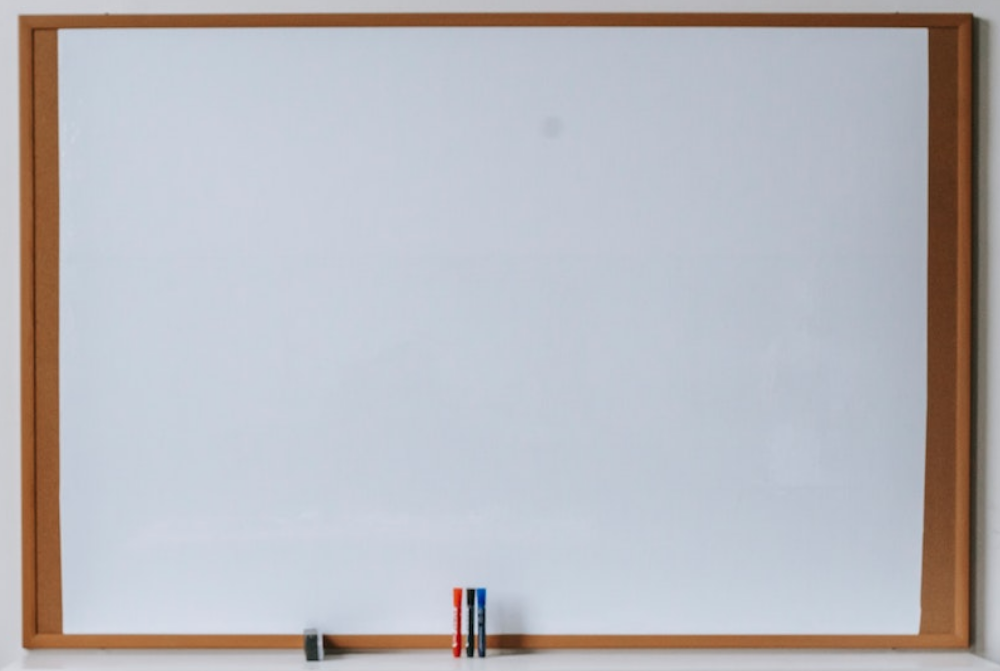
#> input picture whiteboard.png, 1000 x 671 px
$ python drawing.py
#> lines starting #> are read from the running program, lines starting #| are printed output that depends on the picture
import os
import cv2
#we will be drawing on the image
img=cv2.imread(os.path.join('.','whiteboard.png'))
#> img is the input picture: shape (671, 1000, 3); mean B, G, R 189.1, 184, 184.2
print(img.shape)
#| (671, 1000, 3)
#line
#to draw a line on top of the image
cv2.line(img,(671,1000),(300,450),(0,253,0),3)  #starting and ending point of lines 2 co-ordinates x and y co ordinate

#line is most important
#rectangle
cv2.rectangle(img,(200,350),(450,600),(0,0,255),10)  #last is the value of thinkness
# in negative case of thickness will be field -1


#circle
800
cv2.circle(img,(750,230),150,(255,0,0),10)   #  the 15 is the radius of the circle
#greater the radius the greater will be the circle
#text

cv2.putText(img,'Hello you!',(500,450),cv2.FONT_HERSHEY_SIMPLEX,2,(255,0,0),10)    #fonts of the text are available
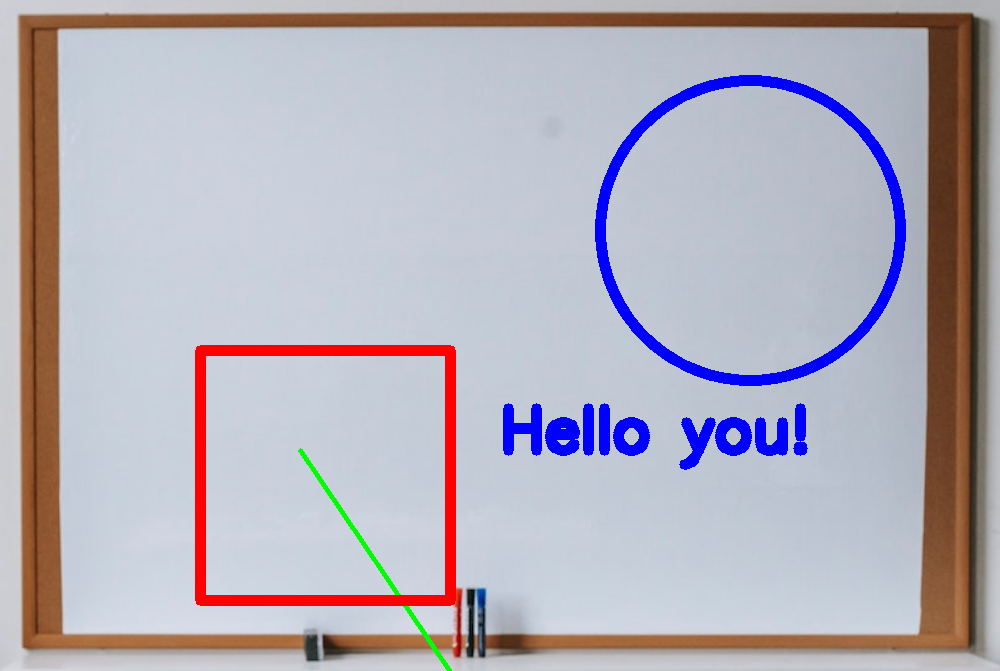
#> img: shape (671, 1000, 3); mean B, G, R 186.4, 175.4, 179.7
#thickness and size of text to be specify

cv2.imshow('img',img)
cv2.waitKey(0)
